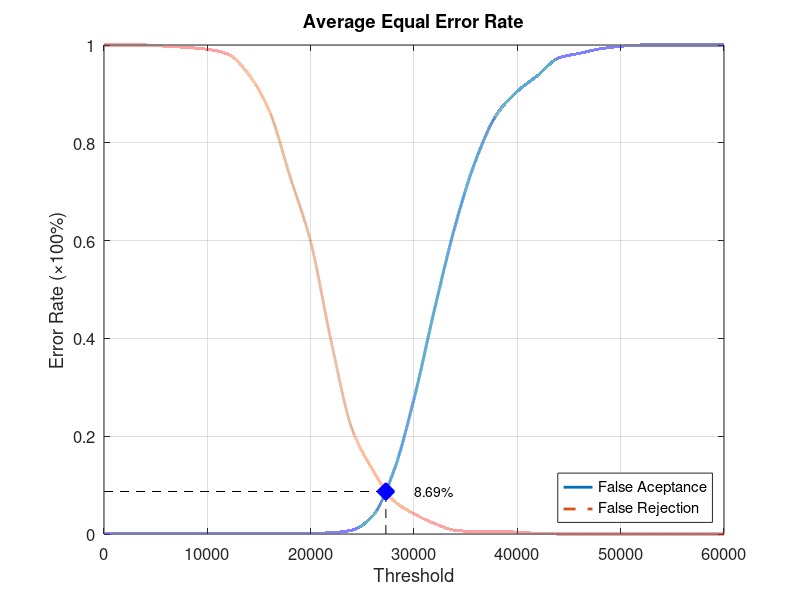
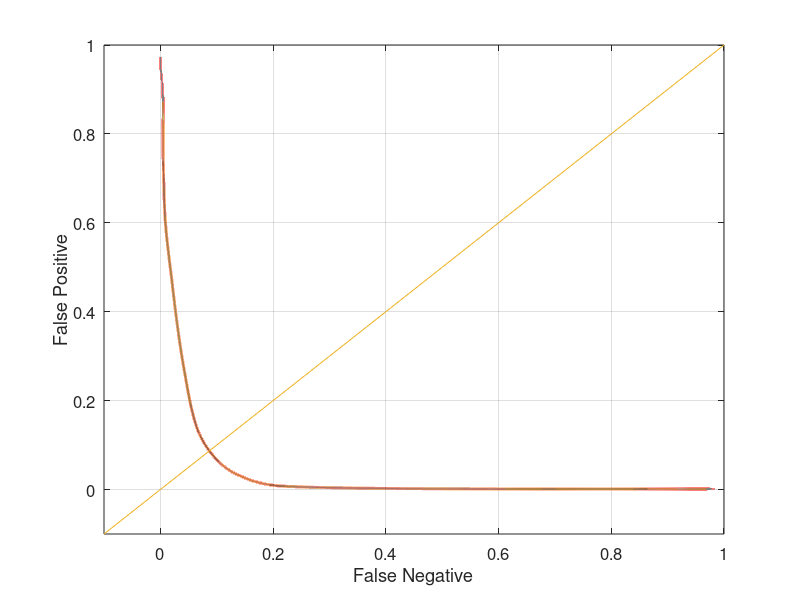

Recreate these plots in MATLAB, in order.
function yEER = Experiment5Average
close all;
clear;
clc;
x = 0:2000:60000;
xq = 0:0.5:60000;

y0 = [0 0.00131579 0.00131579 0.00131579 0.00131579 0.00131579 0.00131579 0.00131579 0.00131579 0.00131579 0.00131579 0.00263158 0.00789474 0.0368421 0.126316 0.276316 0.460526 0.631579 0.76579 0.857895 0.905263 0.938158 0.973684 0.982895 0.992105 0.997368 1 1 1 1 1];
yy0 = interp1(x, y0, xq, 'pchip');
y1 = [1 1 1 0.9975 0.995 0.99125 0.98125 0.94 0.865 0.73125 0.5975 0.3925 0.215 0.13125 0.06875 0.04125 0.02125 0.0075 0.005 0.005 0.00375 0.00125 0 0 0 0 0 0 0 0 0];
yy1 = interp1(x, y1, xq, 'pchip');

% Calculating EER: 
y2 = abs(y0 - y1);
find(y2 == min(y2))
yy2 = abs(yy0 - yy1);
xEER = find(yy2 == min(yy2));
xEERIndex = xq(xEER) % X-axis EER
yEER = yy0(xEER) % Y-axis EER

main = figure
plot(xq, yy0,'-','LineWidth', 2);	hold on
plot(xq, yy1,'--','LineWidth', 2);	hold on
plot([xEERIndex xEERIndex], [0 yEER], 'k--');	hold on
plot([0 xEERIndex], [yEER yEER], 'k--');	hold on
plot(xEERIndex, yEER, 'bx', 'LineWidth', 10);	hold on
text(xEERIndex + 10 * xEERIndex / 100, yEER, [num2str(round((10000 * yEER)) / 100) '%'])
legend('False Aceptance', 'False Rejection', 'Location', 'SouthEast')
xlabel('Threshold')
ylabel('Error Rate (\times100%)')
title('Average Equal Error Rate')
set(gca, 'FontSize', 12)
axis([0 60000 0 1])
grid on

print(main, 'Experiment5AverageMain', '-dpng');
FNRxFPR = figure('Color', [1 1 1]);
plot(yy1, yy0, '-', yy1, yy0, 'LineWidth', 2);
hold on
y = -0.1:0.1:1
plot(y, y); 
set(gca, 'FontSize', 12)
xlabel('False Negative')
ylabel('False Positive')
axis([-0.1 1 -0.1 1])
set(gca, 'FontSize', 12)
grid on

print(FNRxFPR, 'Experiment5AverageFNRxFPR','-dpng');
end
